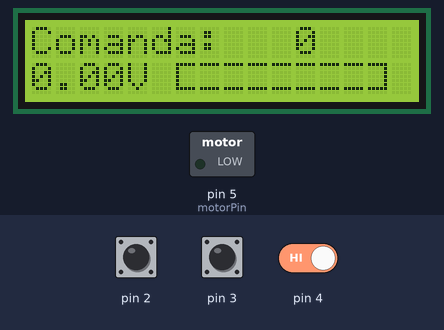
Simulated run of this sketch. Board: Arduino Uno, built with avr-gcc and run on an emulated ATmega328P. Shown: 16×2 character LCD, switched loads named in the sketch (green lamp = pin HIGH). Inputs (shaded band) come from the test bench; at power-on: pin 4 HIGH, pin 3 HIGH, pin 2 HIGH.

Above: at 1.2 s.
1.3 s: pin 4 driven LOW
2.8 s: pin 3 pulsed LOW 5 times (0.12 s each, 0.3 s apart)
At 4.6 s:
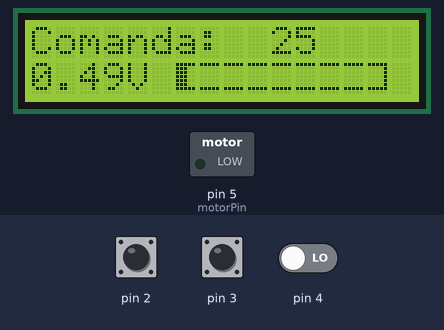
5.8 s: pin 3 pulsed LOW 2 times (0.12 s each, 0.3 s apart)
At 7.4 s:
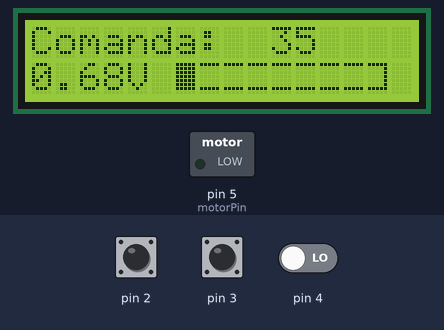
Timing chart, 0 to 8.9 s (numbered marks = the images above; inputs shaded):
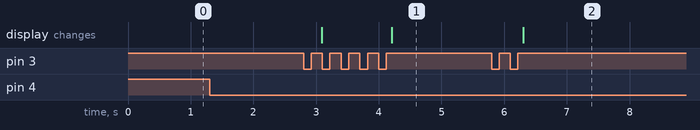

Measured:
- after the input at 2.8 s, the display: first changes after 0.29 s (image 1 shows a later state)
- after the input at 5.8 s, the display: changes after 0.50 s (image 2)

The sketch:

sketch_dc_motor.ino
```cpp
#include <LiquidCrystal.h>
#include <Util/delay.h>

//Se foloseste tranzistor pentru amplificarea curentului pt. DC Motor
//Arduino stats: https://www.arduino.cc/en/Main/arduinoBoardUno

const int rs = 12;
const int en = 11;
const int d4 = 9;
const int d5 = 8;
const int d6 = 7;
const int d7 = 6;

LiquidCrystal lcd(rs, LOW, en, d4, d5, d6, d7);

byte intreg[8] = {
  B11111,
  B11111,
  B11111,
  B11111,
  B11111,
  B11111,
  B11111,
};//segment de bara plin (2 unitati)
byte gol[8] = {
  B11111,
  B00000,
  B00000,
  B00000,
  B00000,
  B00000,
  B11111,
};//segment de bara gol
byte inceput[8] = {
  B11111,
  B10000,
  B10000,
  B10000,
  B10000,
  B10000,
  B11111,
};//segmentul de inceput de bara gol
byte jumate[8] = {
  B11111,
  B11100,
  B11100,
  B11100,
  B11100,
  B11100,
  B11111,
};//segmentul de inceput de bara numai jumatate
byte sfarsit[8] = {
  B11111,
  B00001,
  B00001,
  B00001,
  B00001,
  B00001,
  B11111,
};//segmentul de sfarsit de bara gol
byte sfarsitjumatate[8] = {
  B11111,
  B11001,
  B11001,
  B11001,
  B11001,
  B11001,
  B11111,
};//segmentul de sfarsit de bara jumatate

volatile int valoare = 0;
float tensiune = 0;
const int motorPin = 5;

void setup()
{ //activare int0 si int1
  EIMSK |= (1 << INT0);
  EIMSK |= (1 << INT1);
  //activare PCI2 (buton 3 - PCINT20 - PCI2)
  PCICR |= (1 << PCIE2);
  PCMSK2 |= (1<<PCINT20);
  lcd.begin(16, 2);
  lcd.noCursor();
  lcd.createChar(0, inceput);
  lcd.createChar(1, sfarsit);
  lcd.createChar(2, jumate);
  lcd.createChar(3, intreg);
  lcd.createChar(4, gol);
  lcd.createChar(5, sfarsitjumatate);
}

void loop() {
  lcd.setCursor(0, 0);
  lcd.print("Comanda: ");
  if (valoare<10) lcd.print(" ");
  if (valoare<100) lcd.print(" ");
  lcd.print(valoare);
  lcd.print(" ");
  tensiune = (valoare * 5.0) / 256.0;
  lcd.setCursor(0, 1);
  lcd.print(tensiune);
  lcd.print("V");
  lcd.print (" ");
  if (tensiune >= 0.55) lcd.write((byte)3);
  else {
    if (tensiune >= 0.30) lcd.write((byte)2);
    else lcd.write((byte)0);
  }
  for (int i=0;i<7;i++) {
    if (tensiune>=1.1 + i*0.55) lcd.write((byte)3);
    else {
      if (tensiune >= 30 + i*0.55) lcd.write((byte)2);
      else lcd.write((byte)4);
    }
  }
  if (tensiune >= 4.95) lcd.write((byte)3);
  else {
    if (tensiune >= 4.7) lcd.write((byte)5);
    else lcd.write((byte)1);
  }
  delay(1000);
}

ISR(INT0_vect){
  if (valoare > 0) valoare = valoare - 5;
  _delay_ms(200);
}

ISR(INT1_vect){
  if (valoare < 255) valoare = valoare + 5;
  _delay_ms(200);
}

ISR(PCINT2_vect){
  if (!(PIND & 0x10)) analogWrite(motorPin, valoare);
  _delay_ms(200);
}
```
